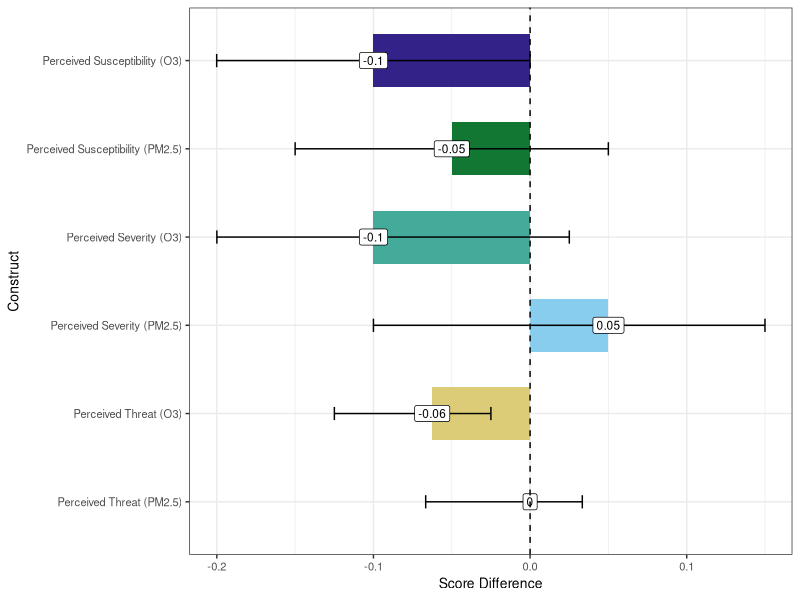
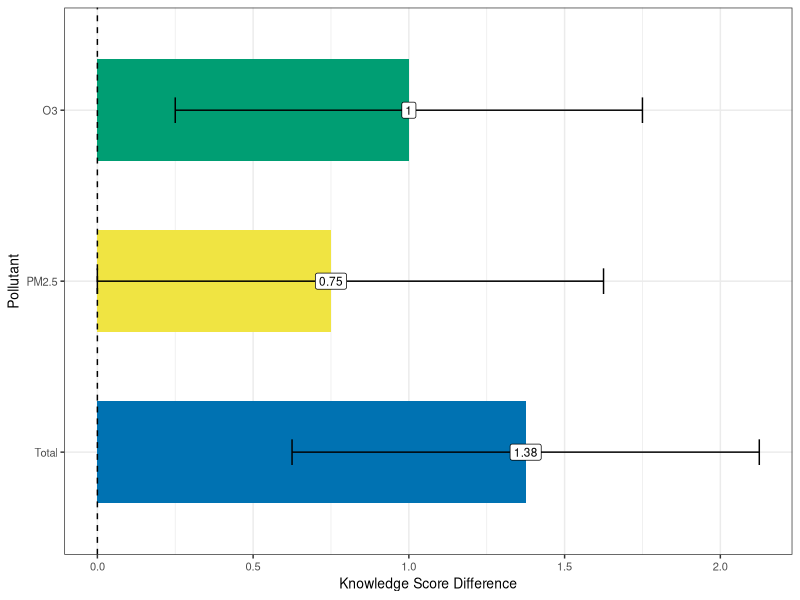
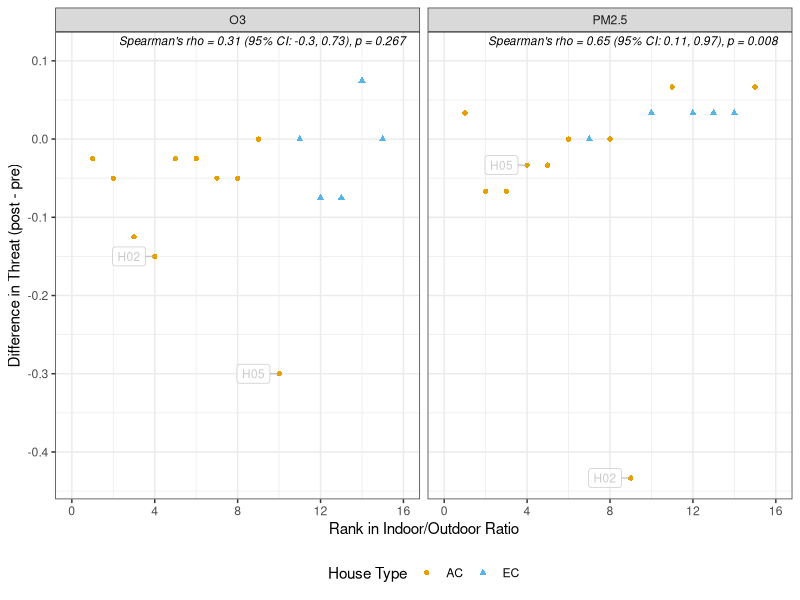
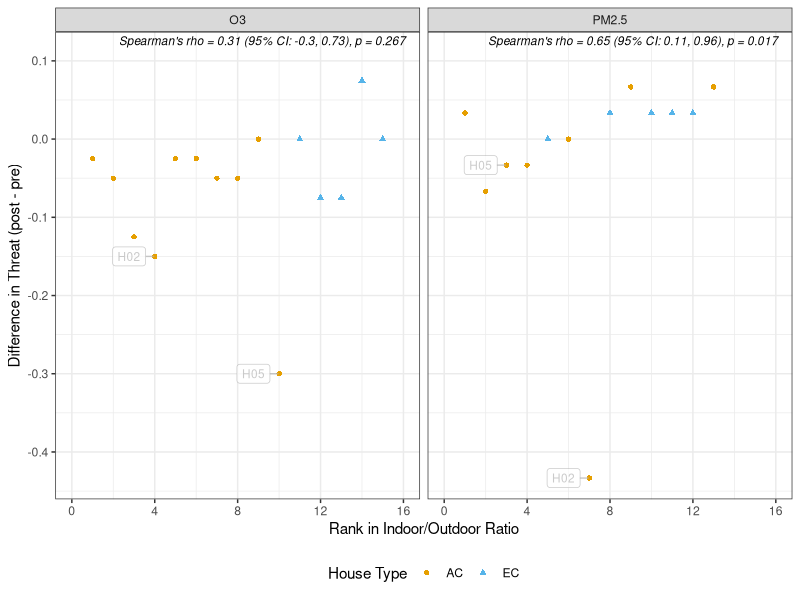
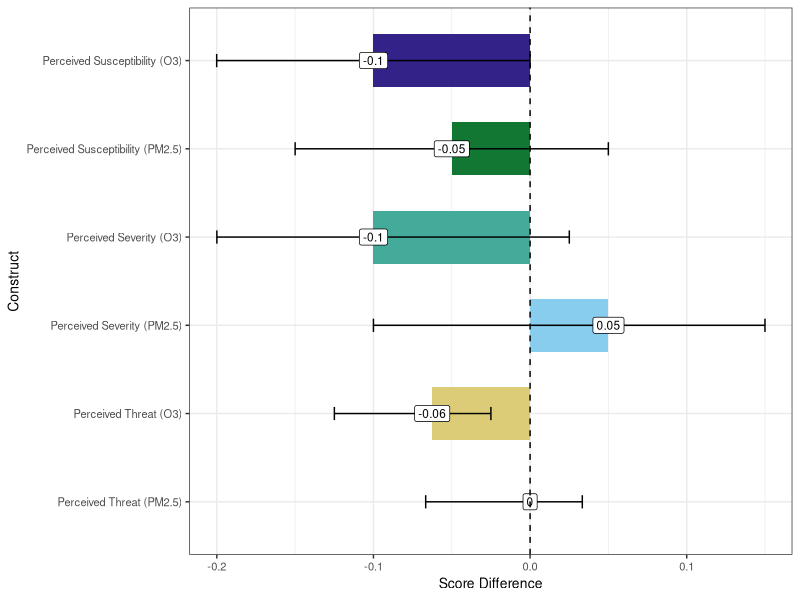
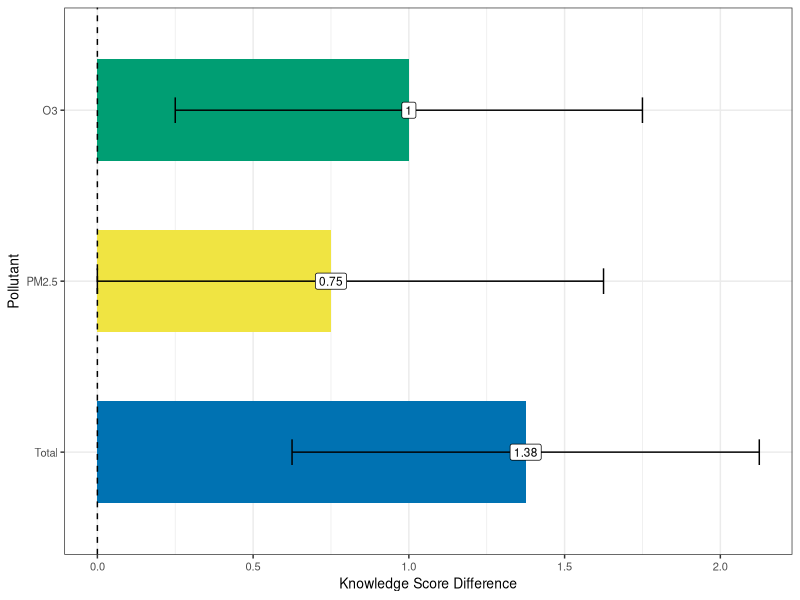
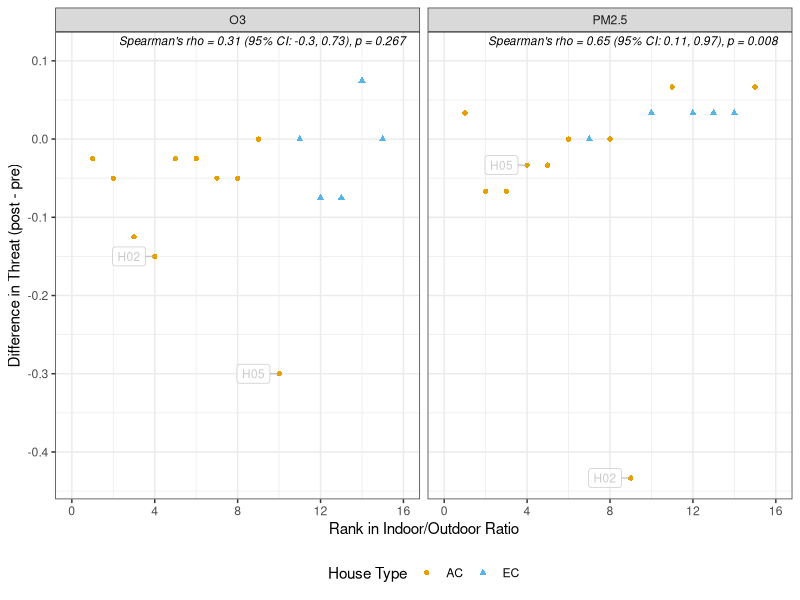
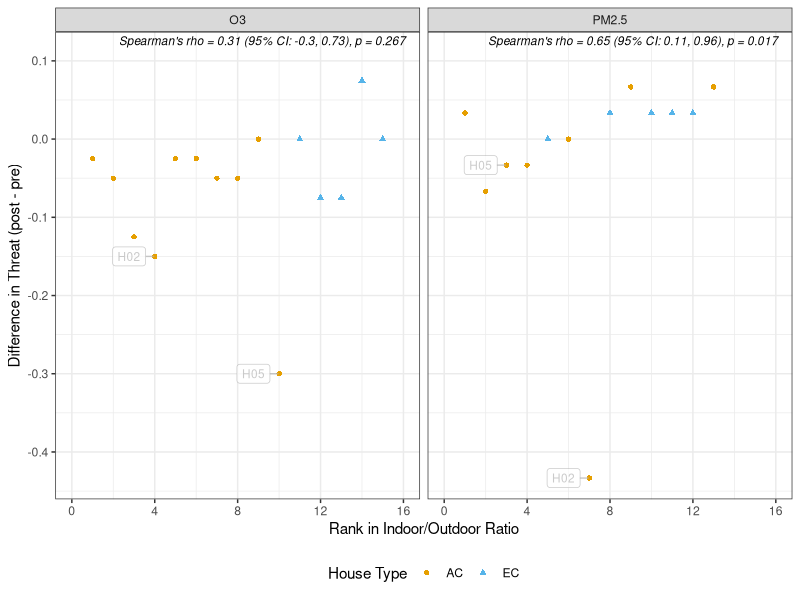

R code for these plots, in order:
## ---- chunk 1
library(tidyverse)
library(coin)
library(knitr)
library(kableExtra)
library(VIM)
library(ggrepel)
## ---- chunk 2
df_raw <- read_csv("./Processed Data/survey_aq_data.csv") |>
  mutate(Score_mod = case_when(
    QuestionID %in% c('Q01','Q02','Q03','Q04','Q05','Q06','Q07','Q08') &
      HouseID == "H29" & Survey == "Post_Intervention" ~ NA,
    TRUE ~ Score_mod
  ))

fa_df <- df_raw %>%
  select(HouseID, Survey, QuestionID, Score_mod) %>%
  filter(QuestionID %in% paste0("Q", sprintf("%02d", 9:22))) %>%
  pivot_wider(id_cols = c(HouseID, Survey), names_from = QuestionID, values_from = Score_mod) %>%
  filter(HouseID != "H29")

fa_df_imputed <- kNN(fa_df %>% dplyr::select(-c(HouseID, Survey))) %>%
  select(1:(ncol(fa_df)-2)) %>%
  mutate(HouseID = fa_df$HouseID,
         Survey = fa_df$Survey)

groups <- df_raw %>%
  filter(!QuestionID %in% c("Q23", "Q24")) %>% # duplicate quesitons
  select(QuestionID, Construct) %>%
  distinct(.keep_all = TRUE) %>%
  group_by(Construct) %>%
  summarize(QuestionIDs = list(QuestionID)) %>%
  ungroup()

sevo3_qs <- groups %>% filter(Construct == "Perceived Severity (O3)") %>% pull(QuestionIDs)
sevpm_qs <- groups %>% filter(Construct == "Perceived Severity (PM2.5)") %>% pull(QuestionIDs)
suso3_qs <- groups %>% filter(Construct == "Perceived Susceptibility (O3)") %>% pull(QuestionIDs)
suspm_qs <- groups %>% filter(Construct == "Perceived Susceptibility (PM2.5)") %>%
  pull(QuestionIDs)
## ---- chunk 3
wilcoxon_score_analysis <- function(qs, construct_name) {

  total_possible <- length(qs)*5

  test2_df <- fa_df_imputed %>%
    select(HouseID, Survey, all_of(qs)) %>%
    mutate(total_score = rowSums(across(all_of(qs)))) %>%
    select(HouseID, Survey, total_score) %>%
    pivot_wider(id_cols = HouseID,
                names_from = Survey,
                values_from = total_score) %>%
    mutate(Post_Intervention = Post_Intervention/total_possible,
           Pre_Intervention = Pre_Intervention/total_possible,
      difference = Post_Intervention - Pre_Intervention)

  # wilcoxsign_test is coin's paired (signed-rank) test: it takes the two
  # paired columns directly, no long-format value/group reshaping needed.
  test <- wilcoxsign_test(Post_Intervention ~ Pre_Intervention,
                           data = test2_df,
                           distribution = "exact")

  # conf.int = TRUE requires a coin version that supports it for
  # wilcoxsign_test; fall back to base wilcox.test's Hodges-Lehmann CI
  # (same estimand) if the installed coin version doesn't support it.
  ci_est <- tryCatch({
    test_ci <- wilcoxsign_test(Post_Intervention ~ Pre_Intervention,
                                data = test2_df,
                                distribution = "exact",
                                conf.int = TRUE)
    ci_out <- confint(test_ci)
    list(estimate = unname(ci_out$estimate), ci = ci_out$conf.int)
  }, error = function(e) {
    wt <- wilcox.test(test2_df$Post_Intervention, test2_df$Pre_Intervention,
                       paired = TRUE, conf.int = TRUE, exact = TRUE)
    list(estimate = unname(wt$estimate), ci = wt$conf.int)
  })

  # coin test objects are S4 - use statistic()/pvalue(), not $statistic/$p.value.
  list(
    Construct = construct_name,
    data = test2_df,
    n = sum(!is.na(test2_df$difference)),
    pre_score = mean(test2_df$Pre_Intervention, na.rm = TRUE),
    post_score = mean(test2_df$Post_Intervention, na.rm = TRUE),
    z_stat = coin::statistic(test),
    p_value = coin::pvalue(test),
    median_diff = median(test2_df$difference, na.rm = TRUE),
    estimate = ci_est$estimate,
    ci = ci_est$ci
  )
}

construct_qs <- list(
  "Perceived Severity (O3)" = sevo3_qs[[1]],
  "Perceived Susceptibility (O3)" = suso3_qs[[1]],
  "Perceived Threat (O3)" = c(sevo3_qs[[1]], suso3_qs[[1]]),
  "Perceived Severity (PM2.5)" = sevpm_qs[[1]],
  "Perceived Susceptibility (PM2.5)" = suspm_qs[[1]],
  "Perceived Threat (PM2.5)" = c(sevpm_qs[[1]], suspm_qs[[1]])
)

results <- lapply(names(construct_qs), function(con) {
  wilcoxon_score_analysis(construct_qs[[con]], con)
})

raw_p <- sapply(results, function(x) x$p_value)

# Holm correction applied separately within each pollutant, not across all 6
# constructs together - ave() splits raw_p by pollutant, runs p.adjust on
# each subset, then recombines in the original construct order.
pollutant <- case_when(
  str_detect(sapply(results, function(x) x$Construct), "O3") ~ "O3",
  str_detect(sapply(results, function(x) x$Construct), "PM2.5") ~ "PM2.5",
  TRUE ~ NA_character_
)
adj_p <- ave(raw_p, pollutant, FUN = function(p) p.adjust(p, method = "holm"))

summary_table <- bind_rows(lapply(seq_along(results), function(i) {
  x <- results[[i]]
  data.frame(
    Construct = x$Construct,
    N = x$n,
    `Pre Survey Score` = round(x$pre_score, 2),
    `Post Survey Score` = round(x$post_score, 2),
    `Median Difference` = round(x$median_diff, 2),
    `Hodges-Lehmann Estimate` = round(x$estimate, 2),
    `Z-stat` = round(x$z_stat, 2),
    `P-value` = round(raw_p[i], 3),
    `Adj. P-value` = round(adj_p[i], 3),
    `95% CI` = paste0("(", round(x$ci[1], 2), ", ", round(x$ci[2], 2), ")"),
    Pollutant = pollutant[i],
    check.names = FALSE
  )
}))

summary_table <- summary_table %>%
  arrange(Pollutant, Construct)

write_csv(summary_table |> select(-Pollutant),'./Processed Data/wilcox_diff_risk_constructs.csv')

# pack_rows needs consecutive run-lengths per group, in the order rows
# appear after arrange() above (O3 rows first, then PM2.5 rows)
group_index <- rle(summary_table$Pollutant)
group_index <- setNames(group_index$lengths, group_index$values)

tbl_grouped <- summary_table %>%
  select(-Pollutant) %>%
  kable(row.names = FALSE,
        booktabs = TRUE,
        caption = "Wilcoxon Signed-Rank Tests by Pollutant and Construct") %>%
  kable_styling(latex_options = "hold_position", font_size = 9, full_width = FALSE) %>%
  pack_rows(index = group_index)

tbl_grouped
## ---- chunk 4
okabe_ito <- c("#E69F00", "#56B4E9", "#009E73", "#F0E442",
               "#0072B2", "#D55E00", "#CC79A7", "#000000",
               "#332288", "#117733", "#44AA99", "#88CCEE",
               "#DDCC77", "#882255")

risk_graphic_df <- bind_rows(lapply(results, function(x) {
  data.frame(
    Construct = x$Construct,
    Estimate = x$estimate,
    ci_lower = x$ci[1],
    ci_upper = x$ci[2]
  )
}))

risk_graphic_df$Construct <- factor(risk_graphic_df$Construct,
  levels = c("Perceived Susceptibility (O3)", "Perceived Susceptibility (PM2.5)",
             "Perceived Severity (O3)", "Perceived Severity (PM2.5)",
             "Perceived Threat (O3)", "Perceived Threat (PM2.5)"), ordered = TRUE)

construct_diff_wilcox_plt <- ggplot(risk_graphic_df, aes(y = Construct, x = Estimate, fill = Construct)) +
  geom_col(width = 0.6) +
  geom_errorbar(
    aes(xmin = ci_lower, xmax = ci_upper),
    width = 0.15,
    linewidth = .5
  ) +
  geom_label(aes(y = Construct, x = Estimate, label = round(Estimate, digits = 2)),
             fill = 'white', size = 3) +
  geom_vline(xintercept = 0, linetype = "dashed", linewidth = 0.5) +
  labs(
    x = "Score Difference",
    y = "Construct"
  ) +
  theme_bw() +
  scale_fill_manual(values = okabe_ito[9:14], name = "House Type") +
  theme(legend.position = 'none',
        axis.text = element_text(size = 8),
        axis.title = element_text(size = 10)) +
  scale_y_discrete(limits = rev)

construct_diff_wilcox_plt

ggsave("./Graphics/Fig2_construct_difference_wilcox_plot.tiff", construct_diff_wilcox_plt,
       dpi = 600, units = 'in', width = 4, height = 4)
## ---- chunk 5
# Changes single response questions from -1 to 0
qs_not_to_change <- c("Q04", "Q08")

# overall knowledge
knowledge_df <- df_raw %>%
  filter(Construct_general == "Knowledge") %>%
  select(HouseID, Survey, QuestionID, Score_mod) %>%
  mutate(Score_mod = case_when(!QuestionID %in% qs_not_to_change & Score_mod == -1 ~ 0,
                               TRUE ~ Score_mod)) %>%
  group_by(HouseID, Survey) %>%
  summarize(score = sum(Score_mod)) %>%
  ungroup() %>%
  pivot_wider(id_cols = HouseID,
              names_from = Survey,
              values_from = score) %>%
  mutate(difference = Post_Intervention - Pre_Intervention)

knowledgeo3_qs <- groups %>% filter(Construct == "Knowledge (O3)") %>% pull(QuestionIDs)
knowledgepm_qs <- groups %>% filter(Construct == "Knowledge (PM2.5)") %>% pull(QuestionIDs)

# o3 knowledge
knowledge03_df <- df_raw %>%
  select(HouseID, Survey, QuestionID, Score_mod) %>%
  mutate(Score_mod = case_when(!QuestionID %in% qs_not_to_change & Score_mod == -1 ~ 0,
                               TRUE ~ Score_mod)) %>%
  filter(QuestionID %in% knowledgeo3_qs[[1]]) %>%
  group_by(HouseID, Survey) %>%
  summarize(score = sum(Score_mod)) %>%
  ungroup() %>%
  pivot_wider(id_cols = HouseID,
              names_from = Survey,
              values_from = score) %>%
  mutate(difference = Post_Intervention - Pre_Intervention)

# pm2.5 knowledge
knowledgepm_df <- df_raw %>%
  select(HouseID, Survey, QuestionID, Score_mod) %>%
  mutate(Score_mod = case_when(!QuestionID %in% qs_not_to_change & Score_mod == -1 ~ 0,
                               TRUE ~ Score_mod)) %>%
  filter(QuestionID %in% knowledgepm_qs[[1]]) %>%
  group_by(HouseID, Survey) %>%
  summarize(score = sum(Score_mod)) %>%
  ungroup() %>%
  pivot_wider(id_cols = HouseID,
              names_from = Survey,
              values_from = score) %>%
  mutate(difference = Post_Intervention - Pre_Intervention)

# Paired Wilcoxon signed-rank test on a Pre/Post/difference df, mirroring
# wilcoxon_score_analysis() above but without the total_possible normalization
# (knowledge scores here are raw summed points, same as the t-test version).
wilcoxon_knowledge_test <- function(df) {
  test <- wilcoxsign_test(Post_Intervention ~ Pre_Intervention,
                           data = df,
                           distribution = "exact")

  ci_est <- tryCatch({
    test_ci <- wilcoxsign_test(Post_Intervention ~ Pre_Intervention,
                                data = df,
                                distribution = "exact",
                                conf.int = TRUE)
    ci_out <- confint(test_ci)
    list(estimate = unname(ci_out$estimate), ci = ci_out$conf.int)
  }, error = function(e) {
    wt <- wilcox.test(df$Post_Intervention, df$Pre_Intervention,
                       paired = TRUE, conf.int = TRUE, exact = TRUE)
    list(estimate = unname(wt$estimate), ci = wt$conf.int)
  })

  list(
    n = sum(!is.na(df$difference)),
    pre_score = mean(df$Pre_Intervention, na.rm = TRUE),
    post_score = mean(df$Post_Intervention, na.rm = TRUE),
    z_stat = coin::statistic(test),
    p_value = coin::pvalue(test),
    median_diff = median(df$difference, na.rm = TRUE),
    estimate = ci_est$estimate,
    ci = ci_est$ci
  )
}

knowledge_test <- wilcoxon_knowledge_test(knowledge_df)
knowledge_o3test <- wilcoxon_knowledge_test(knowledge03_df)
knowledge_pmtest <- wilcoxon_knowledge_test(knowledgepm_df)

knowledge_raw_p <- c(knowledge_o3test$p_value, knowledge_pmtest$p_value, knowledge_test$p_value)
knowledge_adj_p <- p.adjust(knowledge_raw_p, method = "holm")

knowledge_table_df <- data.frame(
  Pollutant = c("O3", "PM2.5", "Total"),

  N = c(knowledge_o3test$n, knowledge_pmtest$n, knowledge_test$n),

  `Pre Survey Score` = round(c(knowledge_o3test$pre_score, knowledge_pmtest$pre_score, knowledge_test$pre_score), 2),

  `Post Survey Score` = round(c(knowledge_o3test$post_score, knowledge_pmtest$post_score, knowledge_test$post_score), 2),

  `Median Difference` = round(c(knowledge_o3test$median_diff, knowledge_pmtest$median_diff, knowledge_test$median_diff), 2),

  `Hodges-Lehmann Estimate` = round(c(knowledge_o3test$estimate, knowledge_pmtest$estimate, knowledge_test$estimate), 2),

  `Z-stat` = round(c(knowledge_o3test$z_stat, knowledge_pmtest$z_stat, knowledge_test$z_stat), 2),

  `P-value` = round(knowledge_raw_p, 3),

  `Adj. P-value` = round(knowledge_adj_p, 3),

  `95% CI` = c(
    paste0("(", round(knowledge_o3test$ci[1], 2), ", ", round(knowledge_o3test$ci[2], 2), ")"),
    paste0("(", round(knowledge_pmtest$ci[1], 2), ", ", round(knowledge_pmtest$ci[2], 2), ")"),
    paste0("(", round(knowledge_test$ci[1], 2), ", ", round(knowledge_test$ci[2], 2), ")")
  ),

  check.names = FALSE
)

options(knitr.kable.NA = '--')
tbl2_wilcox <- knowledge_table_df %>%
  kable(
    row.names = FALSE,
    digits = 4,
    booktabs = TRUE,
    caption = "Wilcoxon Signed-Rank Tests of Pre- vs Post-Intervention Knowledge Differences by Pollutant"
  ) %>%
  kable_styling(latex_options = "hold_position",
                font_size = 9,
                full_width = FALSE) %>%
  row_spec(0, extra_css = "font-family: Arial;")
tbl2_wilcox

write_csv(knowledge_table_df, './Processed Data/wilcox_diff_knowledge.csv')

knowledge_graph_df <- tibble(
  Pollutant = c("O3", "PM2.5", "Total"),
  Estimate = c(knowledge_o3test$estimate, knowledge_pmtest$estimate, knowledge_test$estimate),
  ci_lower = c(knowledge_o3test$ci[1], knowledge_pmtest$ci[1], knowledge_test$ci[1]),
  ci_upper = c(knowledge_o3test$ci[2], knowledge_pmtest$ci[2], knowledge_test$ci[2]),
)

knowledge_dif_wilcox_plt <- ggplot(knowledge_graph_df, aes(y = Pollutant, x = Estimate, fill = Pollutant)) +
  geom_col(width = 0.6) +
  geom_errorbar(
    aes(xmin = ci_lower, xmax = ci_upper),
    width = 0.15,
    linewidth = .5
  ) +
  geom_label(aes(y = Pollutant, x = Estimate, label = round(Estimate, digits = 2)), fill = 'white', size = 3) +
  geom_vline(xintercept = 0, linetype = "dashed", linewidth = 0.5) +
  labs(
    x = "Knowledge Score Difference",
    y = "Pollutant"
  ) +
  theme_bw() +
  scale_fill_manual(values = okabe_ito[3:5], name = "House Type") +
  theme(legend.position = 'none',
        axis.text = element_text(size = 8),
        axis.title = element_text(size = 10)) +
  scale_y_discrete(limits = rev)

knowledge_dif_wilcox_plt

ggsave("./Graphics/Fig4_knowledge_difference_wilcox_plot.tiff", knowledge_dif_wilcox_plt,
       dpi = 600, units = 'in', width = 3, height = 3)
## ---- chunk 6
metadata <- df_raw %>%
  filter(QuestionID == "Q25", Survey == "Pre_Intervention") %>%
  select(HouseID, ac.type, mean_IO_PM_Summer, mean_IO_O3_Summer)

get_construct_diff <- function(construct_name) {
  results[[which(sapply(results, `[[`, "Construct") == construct_name)]]$data %>%
    select(HouseID, score = difference)
}

threat_diff_by_pollutant <- bind_rows(
  get_construct_diff("Perceived Threat (O3)") %>% mutate(pollutant = "O3"),
  get_construct_diff("Perceived Threat (PM2.5)") %>% mutate(pollutant = "PM2.5")
) %>%
  left_join(metadata, by = "HouseID") %>%
  mutate(IO_ratio = if_else(pollutant == "O3", mean_IO_O3_Summer, mean_IO_PM_Summer)) %>%
  select(HouseID, ac.type, pollutant, score, IO_ratio)

threat_diff_by_pollutant_order <- threat_diff_by_pollutant %>%
  filter(!is.na(score)) %>%
  group_by(pollutant) %>%
  mutate(IO_order = dense_rank(IO_ratio)) %>%
  ungroup()

# Bootstrap percentile CI for Spearman's rho (nonparametric, consistent with
# the rank-based tests used elsewhere in this document) since cor.test()
# doesn't provide a CI for method = "spearman".
spearman_stats <- threat_diff_by_pollutant_order %>%
  filter(!is.na(IO_ratio)) %>%
  group_split(pollutant) %>%
  map_dfr(function(d) {
    ct <- cor.test(d$score, d$IO_ratio, method = "spearman", exact = FALSE)
    boot_fn <- function(data, indices) {
      cor(data$score[indices], data$IO_ratio[indices], method = "spearman")
    }
    set.seed(3) # for reproducibility

    # ci for bootstrap percentile interval. Bootstrapping keeps everything nonparametric / rank-based, so that it stays consistent with the Wilcoxon test methodologies
    b <- boot::boot(d, boot_fn, R = 2000)
    ci <- boot::boot.ci(b, type = "perc")$percent[4:5]
    tibble(
      pollutant = unique(d$pollutant),
      rho = unname(ct$estimate),
      p_val = ct$p.value,
      ci_lower = ci[1],
      ci_upper = ci[2]
    )
  })

spearman_label <- spearman_stats %>%
  mutate(label = paste0(
    "Spearman's rho = ", round(rho, 2),
    " (95% CI: ", round(ci_lower, 2), ", ", round(ci_upper, 2), "), ",
    "p = ", round(p_val, 3)
  ))

set.seed(3)
IO_vs_diff_threat_order_plt <- ggplot(threat_diff_by_pollutant_order, aes(y = score, x = IO_order)) +
  geom_point(aes(shape = ac.type, color = ac.type)) +
  facet_grid(. ~ pollutant, scales = "free_y") +
  geom_text(data = spearman_label, aes(label = label),
            x = Inf, y = Inf, hjust = 1.05, vjust = 1.5,
            size = 3, fontface = "italic", inherit.aes = FALSE) +
  geom_label_repel(
    data = threat_diff_by_pollutant_order %>%
      filter(HouseID %in% c('H02', 'H05')),
    aes(label = HouseID),
    size = 3,
    nudge_x = -1,
    min.segment.length = .2,
    segment.color = "grey70",
    color = 'grey70',
    box.padding = 0.4,
    show.legend = FALSE,
    alpha = 0.7,
    seed = 5
  ) +
  labs(
    y = "Difference in Threat (post - pre)",
    x = "Rank in Indoor/Outdoor Ratio",
    color = "Home Type",
    shape = "Home Type"
  ) +
  theme_bw() +
  theme(legend.position = "bottom") +
  expand_limits(y = 0.11) +
  scale_x_continuous(limits = c(0, 16), breaks = seq(0, 16, by = 4)) +
  scale_color_manual(values = okabe_ito, name = "House Type") +
  scale_shape_manual(values = c(16, 17), name = "House Type")

IO_vs_diff_threat_order_plt

ggsave(width = 7, height = 4, dpi = 600, units = "in", bg = "white",
       filename = "./Graphics/Fig5_IO_vs_diff_threat_order.tiff")
## ---- chunk 7
fa_df_imputed_full <- fa_df_imputed

house_types <- metadata %>% filter(!is.na(ac.type)) %>% distinct(ac.type) %>% pull(ac.type)

results_by_house_type <- list()

for (type in house_types) {
  type_houses <- metadata %>% filter(ac.type == type) %>% pull(HouseID)

  # Reassigning fa_df_imputed here (top-level, inside the for loop body) is
  # what wilcoxon_score_analysis() actually reads on each call below
  fa_df_imputed <- fa_df_imputed_full %>% filter(HouseID %in% type_houses)

  type_results <- lapply(names(construct_qs), function(con) {
    res <- wilcoxon_score_analysis(construct_qs[[con]], con)
    res$HouseType <- type
    res
  })

  results_by_house_type <- c(results_by_house_type, type_results)
}

fa_df_imputed <- fa_df_imputed_full  # restore full imputed set afterward

raw_p_at <- sapply(results_by_house_type, function(x) x$p_value)

pollutant_at <- case_when(
  str_detect(sapply(results_by_house_type, function(x) x$Construct), "O3") ~ "O3",
  str_detect(sapply(results_by_house_type, function(x) x$Construct), "PM2.5") ~ "PM2.5",
  TRUE ~ NA_character_
)
housetype_at <- sapply(results_by_house_type, function(x) x$HouseType)

# Holm correction within each House Type x Pollutant group (3 tests each),
# extending the pollutant-only grouping convention used for the main table
adj_group_at <- paste(housetype_at, pollutant_at)
adj_p_at <- ave(raw_p_at, adj_group_at, FUN = function(p) p.adjust(p, method = "holm"))

summary_table_by_actype <- bind_rows(lapply(seq_along(results_by_house_type), function(i) {
  x <- results_by_house_type[[i]]
  data.frame(
    `House Type` = x$HouseType,
    Construct = x$Construct,
    N = x$n,
    `Pre Survey Score` = round(x$pre_score, 2),
    `Post Survey Score` = round(x$post_score, 2),
    `Median Difference` = round(x$median_diff, 2),
    `Hodges-Lehmann Estimate` = round(x$estimate, 2),
    `Z-stat` = round(x$z_stat, 2),
    `P-value` = round(raw_p_at[i], 3),
    `Adj. P-value` = round(adj_p_at[i], 3),
    `95% CI` = paste0("(", round(x$ci[1], 2), ", ", round(x$ci[2], 2), ")"),
    Pollutant = pollutant_at[i],
    check.names = FALSE
  )
})) %>%
  arrange(`House Type`, Pollutant, Construct)

write_csv(summary_table_by_actype |> select(-Pollutant), './Processed Data/wilcox_diff_risk_constructs_by_actype.csv')

group_index_at <- rle(summary_table_by_actype$`House Type`)
group_index_at <- setNames(group_index_at$lengths, group_index_at$values)

tbl_grouped_by_actype <- summary_table_by_actype %>%
  select(-Pollutant) %>%
  kable(row.names = FALSE,
        booktabs = TRUE,
        caption = "Wilcoxon Signed-Rank Tests by House Type, Pollutant, and Construct") %>%
  kable_styling(latex_options = "hold_position", font_size = 9, full_width = FALSE) %>%
  pack_rows(index = group_index_at)

tbl_grouped_by_actype
## ---- chunk 8
# Overwrite the fa_df_imputed so that it doesn't do the KNN imputation
fa_df_imputed <- fa_df 

results_no_impute <- lapply(names(construct_qs), function(con) {
  wilcoxon_score_analysis(construct_qs[[con]], con)
})

raw_p_ni <- sapply(results_no_impute, function(x) x$p_value)

pollutant_ni <- case_when(
  str_detect(sapply(results_no_impute, function(x) x$Construct), "O3") ~ "O3",
  str_detect(sapply(results_no_impute, function(x) x$Construct), "PM2.5") ~ "PM2.5",
  TRUE ~ NA_character_
)
adj_p_ni <- ave(raw_p_ni, pollutant_ni, FUN = function(p) p.adjust(p, method = "holm"))

summary_table_no_impute <- bind_rows(lapply(seq_along(results_no_impute), function(i) {
  x <- results_no_impute[[i]]
  data.frame(
    Construct = x$Construct,
    N = x$n,
    `Pre Survey Score` = round(x$pre_score, 2),
    `Post Survey Score` = round(x$post_score, 2),
    `Median Difference` = round(x$median_diff, 2),
    `Hodges-Lehmann Estimate` = round(x$estimate, 2),
    `Z-stat` = round(x$z_stat, 2),
    `P-value` = round(raw_p_ni[i], 3),
    `Adj. P-value` = round(adj_p_ni[i], 3),
    `95% CI` = paste0("(", round(x$ci[1], 2), ", ", round(x$ci[2], 2), ")"),
    Pollutant = pollutant_ni[i],
    check.names = FALSE
  )
})) %>%
  arrange(Pollutant, Construct)

write_csv(summary_table_no_impute |> select(-Pollutant),'./Processed Data/wilcox_diff_risk_noKNN_constructs.csv')

group_index_ni <- rle(summary_table_no_impute$Pollutant)
group_index_ni <- setNames(group_index_ni$lengths, group_index_ni$values)

tbl_grouped_no_impute <- summary_table_no_impute %>%
  select(-Pollutant) %>%
  kable(row.names = FALSE,
        booktabs = TRUE,
        caption = "Wilcoxon Signed-Rank Tests by Pollutant and Construct (No KNN Imputation)") %>%
  kable_styling(latex_options = "hold_position", font_size = 9, full_width = FALSE) %>%
  pack_rows(index = group_index_ni)

tbl_grouped_no_impute
## ---- chunk 9
get_construct_diff_ni <- function(construct_name) {
  results_no_impute[[which(sapply(results_no_impute, `[[`, "Construct") == construct_name)]]$data %>%
    select(HouseID, score = difference)
}

threat_diff_by_pollutant_ni <- bind_rows(
  get_construct_diff_ni("Perceived Threat (O3)") %>% mutate(pollutant = "O3"),
  get_construct_diff_ni("Perceived Threat (PM2.5)") %>% mutate(pollutant = "PM2.5")
) %>%
  left_join(metadata, by = "HouseID") %>%
  mutate(IO_ratio = if_else(pollutant == "O3", mean_IO_O3_Summer, mean_IO_PM_Summer)) %>%
  select(HouseID, ac.type, pollutant, score, IO_ratio)

threat_diff_by_pollutant_order_ni <- threat_diff_by_pollutant_ni %>%
  filter(!is.na(score)) %>%
  group_by(pollutant) %>%
  mutate(IO_order = dense_rank(IO_ratio)) %>%
  ungroup()

spearman_stats_ni <- threat_diff_by_pollutant_order_ni %>%
  filter(!is.na(IO_ratio)) %>%
  group_split(pollutant) %>%
  map_dfr(function(d) {
    ct <- cor.test(d$score, d$IO_ratio, method = "spearman", exact = FALSE)
    boot_fn <- function(data, indices) {
      cor(data$score[indices], data$IO_ratio[indices], method = "spearman")
    }
    set.seed(3)
    b <- boot::boot(d, boot_fn, R = 2000)
    ci <- boot::boot.ci(b, type = "perc")$percent[4:5]
    tibble(
      pollutant = unique(d$pollutant),
      rho = unname(ct$estimate),
      p_val = ct$p.value,
      ci_lower = ci[1],
      ci_upper = ci[2]
    )
  })

spearman_label_ni <- spearman_stats_ni %>%
  mutate(label = paste0(
    "Spearman's rho = ", round(rho, 2),
    " (95% CI: ", round(ci_lower, 2), ", ", round(ci_upper, 2), "), ",
    "p = ", round(p_val, 3)
  ))

set.seed(3)
IO_vs_diff_threat_order_plt_ni <- ggplot(threat_diff_by_pollutant_order_ni, aes(y = score, x = IO_order)) +
  geom_point(aes(shape = ac.type, color = ac.type)) +
  facet_grid(. ~ pollutant, scales = "free_y") +
  geom_text(data = spearman_label_ni, aes(label = label),
            x = Inf, y = Inf, hjust = 1.05, vjust = 1.5,
            size = 3, fontface = "italic", inherit.aes = FALSE) +
  geom_label_repel(
    data = threat_diff_by_pollutant_order_ni %>%
      filter(HouseID %in% c('H02', 'H05')),
    aes(label = HouseID),
    size = 3,
    nudge_x = -1,
    min.segment.length = .2,
    segment.color = "grey70",
    color = 'grey70',
    box.padding = 0.4,
    show.legend = FALSE,
    alpha = 0.7,
    seed = 5
  ) +
  labs(
    y = "Difference in Threat (post - pre)",
    x = "Rank in Indoor/Outdoor Ratio",
    color = "Home Type",
    shape = "Home Type"
  ) +
  theme_bw() +
  theme(legend.position = "bottom") +
  expand_limits(y = 0.11) +
  scale_x_continuous(limits = c(0, 16), breaks = seq(0, 16, by = 4)) +
  scale_color_manual(values = okabe_ito, name = "House Type") +
  scale_shape_manual(values = c(16, 17), name = "House Type")

IO_vs_diff_threat_order_plt_ni

ggsave(width = 7, height = 4, dpi = 300, units = "in", bg = "white",
       filename = "./Graphics/IO_vs_diff_threat_order_no_impute.tiff")
